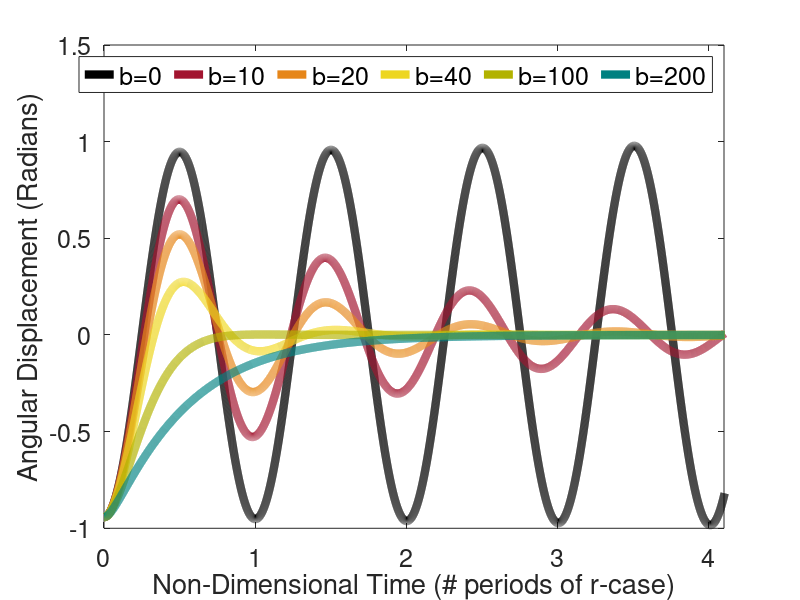

This figure's MATLAB source: (Note: this script raises an error after producing the figure.)
%%%%%%%%%%%%%%%%%%%%%%%%%%%%%%%%%%%%%%%%%%%%%%%%%%%%%%%%%%%%%%%%%%%%%%%%%%
%
% FUNCTION: computes the angular displacements of a damped pendulum under
%           gravity
%
% PURPOSE: to illustrate that changing the damping parameter, b,
%          significantly affects the resulting dynamics of the pendulum system
%
% Author: N.A. Battista
% Date: 12/13/2019
% Institution: The College of New Jersey
%
%%%%%%%%%%%%%%%%%%%%%%%%%%%%%%%%%%%%%%%%%%%%%%%%%%%%%%%%%%%%%%%%%%%%%%%%%%

function damped_pendulum_diff_b()

%
% Physical Parameters
%
m = 100;    % Mass of Pendulum bob
g=9.80665;  % Gravitational Acceleration;
L=0.2;      % Length of Pendulum
 
% 
% Radii of Bobs (here - all the same)
%
rVec = 100*0.005*ones(1,6);

%
% Damping Parameter (here - each case is different)
%
bVec = 100*[0 0.1 0.2 0.4 1.0 2.0];

% 
% Temporal Parameters
%
t=0;        % initial time
tFinal = 8; % final-time
dt = 1e-3;  % time-step
ct=1;       % counter
tVec(ct)=t; % time vector storage

%
% Moment of Inertia
% 
IVec = m*(0.5*rVec.^2+L^2); 

% 
% Initial Angular Displacement
%
ang = -(pi/2-pi/5)*ones(1,6);
phi = zeros( size( ang ) );


%
% Perform the time-stepping, e.g., solve the ODEs
%
while t<=tFinal
    
    % increment the storage counter
    ct = ct+1;

    % increment time
    t = t+dt;
   
    % save current time
    tVec(ct) = t;
    
    % solve 1st order ODE for angular displacement
    ang(ct,:) = ang(ct-1,:) + dt * ( phi(ct-1,:) );
    
    % solve 1st order ODE for angular velocity
    phi(ct,:) = phi(ct-1,:) + dt * ( -m*g*L ./IVec .* sin( ang(ct-1,:) ) - bVec.*phi(ct-1,:)./IVec );
    
end

%
% Defining Colors for Plotting Data
%
color2 = [0.635 0.078 0.184];  % dark red
color5 = [0.9 0.525 0.098];    % orange
color6 = [0.929 0.840 0.1250]; % dark yellow
color7 = [0.7 0.7 0];          % 'ugly' green
color13 = [0 0.5 0.5];             % green


%
% Note discrepancy is a bit off due to small angle approximation: 
% sin(theta) ~ theta gives below period of oscillation
%
T1 = 2*pi*sqrt( IVec(1) / (m*g*L) );
%
% Actually computed value of period is:
T1 = 1.93;

%
% Make Figure of Angular Displacement vs. Non-dimensional Time (# of oscillations of 'r' case)
%
lw=6;
fs=18;
plot(tVec/T1,ang(:,1),'k-','LineWidth',lw); hold on;
plot(tVec/T1,ang(:,2),'b-','LineWidth',lw,'Color',color2); hold on;
plot(tVec/T1,ang(:,3),'g-','LineWidth',lw,'Color',color5); hold on;
plot(tVec/T1,ang(:,4),'r-','LineWidth',lw,'Color',color6); hold on;
plot(tVec/T1,ang(:,5),'c-','LineWidth',lw,'Color',color7); hold on;
plot(tVec/T1,ang(:,6),'c-','LineWidth',lw,'Color',color13); hold on;
xlabel('Non-Dimensional Time (# periods of r-case)');
ylabel('Angular Displacement (Radians)');
axis([0 4.1 -1 1.5]);
leg=legend('b=0','b=10','b=20','b=40','b=100','b=200','Orientation','horizontal');
set(gca,'FontSize',fs);
set(leg,'FontSize',fs);
leg.NumColumns=3;
